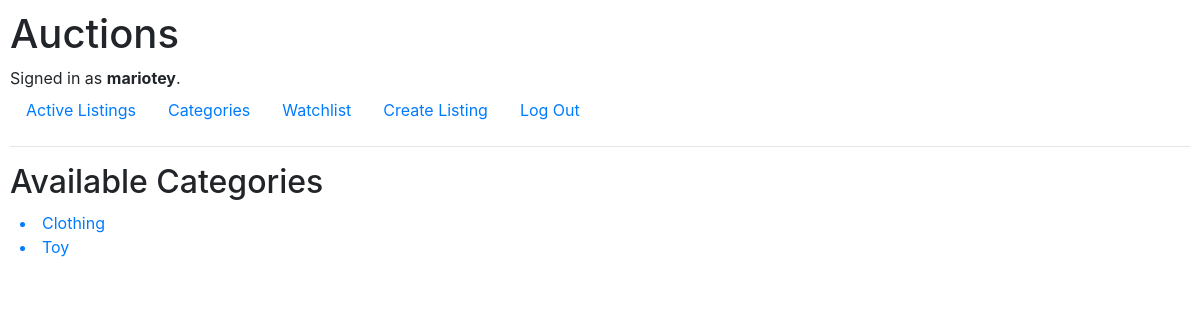
The app's page /category/ (signed in) with its own data.
### auctions/models.py (models this page shows, shortened)
class User(AbstractUser):
    pass

class Listing(models.Model):
    creator = models.ForeignKey(User, on_delete=models.CASCADE)
    created_datetime = models.DateTimeField()
    title = models.CharField(max_length=64)
    description = models.CharField(max_length=64)
    category = models.CharField(max_length=64)
    image_url = models.CharField(max_length=500)
    bid_value = models.IntegerField(default=0)
    bid_winner = models.CharField(max_length=64, default="")
    bid_counter = models.IntegerField(default=1)
    active_stat = models.BooleanField(default=True)
    comments = models.ManyToManyField(Comment, blank=True, related_name = "comments")

### auctions/views.py (the view)
# urls.py: path("category/", views.category, name="category"),
def category(request):
    category_list = []
    for listing in Listing.objects.all():
        category_list.append(str(listing.category))
    category_list=list(set(category_list))
    return render(request, "auctions/categories.html",{
        "categories": category_list
    })

### auctions/templates/auctions/categories.html
{% extends "auctions/layout.html" %}
{% block body %}
    <h2>Available Categories</h2>
    <div style = "margin: 10px 10px;">
        {% for category in categories %}
            <a href = "/category/{{category}}"><li> {{category}}</li></a>
        {% endfor %}
    </div>
{% endblock %}

### auctions/templates/auctions/layout.html (shortened to what this page needs)
{% load static %}
<!DOCTYPE html>
<html lang="en">
    <head>
        <link rel="stylesheet" href="https://stackpath.bootstrapcdn.com/bootstrap/4.4.1/css/bootstrap.min.css">
        <link href="{% static 'auctions/styles.css' %}" rel="stylesheet">
    </head>
    <body>
        <h1>Auctions</h1>
        <div>
            {% if user.is_authenticated %}
                Signed in as <strong>{{ user.username }}</strong>.
            {% else %}
                Not signed in.
            {% endif %}
        </div>
        <ul class="nav">
            <li class="nav-item">
                <a class="nav-link" href="{% url 'auctions:index' %}">Active Listings</a>
            </li>
            <li class="nav-item">
                <a class="nav-link" href="{% url 'auctions:category' %}">Categories</a>
            </li>
            <li class="nav-item">
                <a class="nav-link" href="{% url 'auctions:watchlist' %}">Watchlist</a>
            </li>
            <li class="nav-item">
                <a class="nav-link" href="{% url 'auctions:create_list' %}">Create Listing</a>
            </li>
            {% if user.is_authenticated %}
                <li class="nav-item">
                    <a class="nav-link" href="{% url 'auctions:logout' %}">Log Out</a>
                </li>
            {% endif %}
        </ul>
        <hr>
        {% block body %}
        {% endblock %}
    </body>
</html>

### auctions/static/auctions/styles.css (style rules this page uses)
body { padding: 10px; }

### records on screen
User: username "mariotey"
Listing: categories "Clothing"
Listing: categories "Toy"
